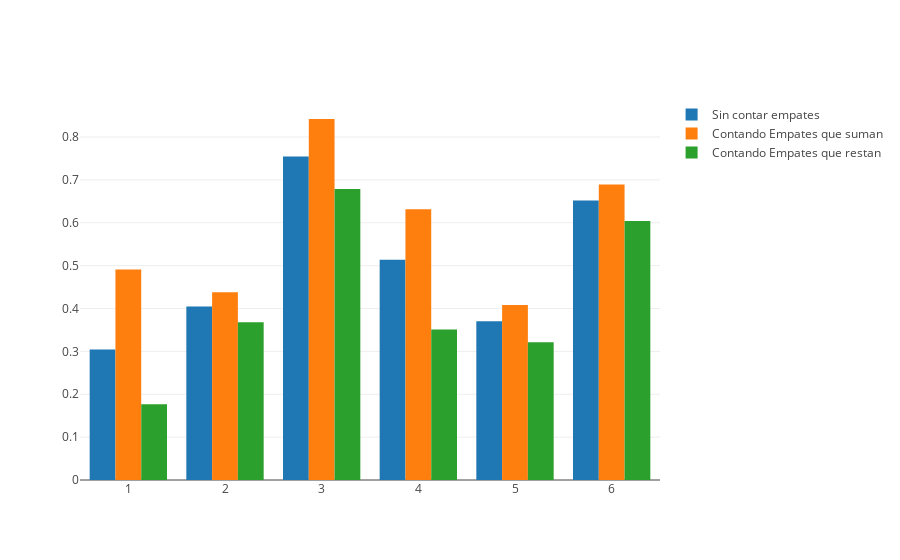

Notebook cell for this chart:
### Code cell
iplot(fig)

### Figure 1 — Plotly figure (JSON) as saved in the notebook; plotly's stock layout.template omitted (floating-point values rounded to 4 significant figures)
{"data": [{"name": "Sin contar empates", "type": "bar", "uid": "c941366d-c755-4147-abe3-79c14b83daca", "x": [1, 2, 3, 4, 5, 6], "y": [0.3046, 0.4048, 0.7546, 0.5136, 0.3704, 0.652]}, {"name": "Contando Empates que suman", "type": "bar", "uid": "0eb424ea-0993-4446-a7aa-69318147a40b", "x": [1, 2, 3, 4, 5, 6], "y": [0.4912, 0.438, 0.842, 0.6316, 0.408, 0.6891]}, {"name": "Contando Empates que restan", "type": "bar", "uid": "0044c028-a551-4512-a76b-96fd33287eef", "x": [1, 2, 3, 4, 5, 6], "y": [0.1766, 0.3681, 0.6787, 0.3511, 0.3213, 0.6043]}], "layout": {"autosize": true, "barmode": "group", "xaxis": {"autorange": true, "range": [0.5, 6.5], "type": "linear"}, "yaxis": {"autorange": true, "range": [0, 0.8863], "type": "linear"}}}
